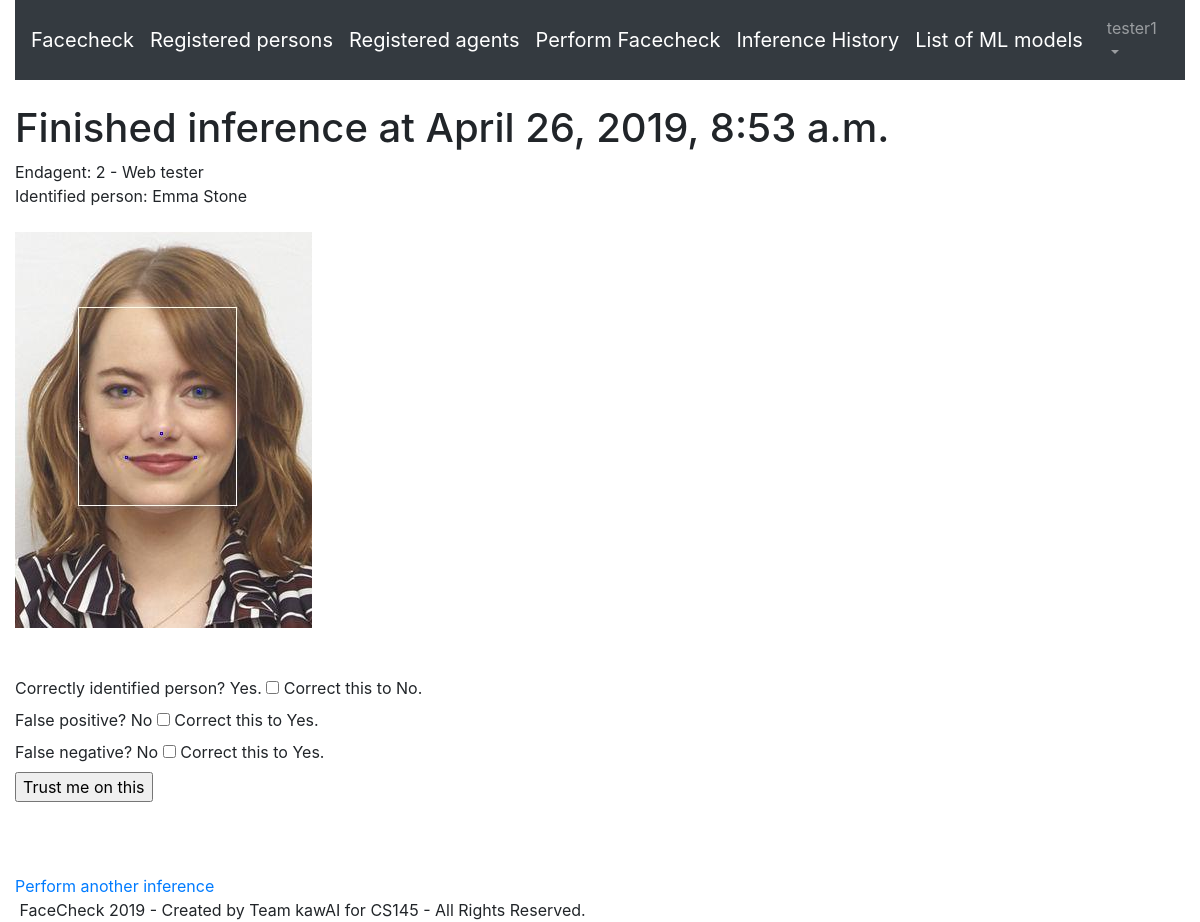
/inferences/result/17 (signed in), run on the app's committed database.
### faces/models.py (models this page shows, shortened)
class CustomUser(AbstractUser):
    def __str__(self):
        return "%i - %s"%(self.id, self.username)

class InferenceRequest(Model):
    endagent = models.ForeignKey(EndAgent, on_delete=models.CASCADE)
    person = models.ForeignKey(RegisteredPerson, on_delete=models.SET_NULL, blank=True, null=True)
    inference = models.ImageField(upload_to=infphotopath, default='defaultinference.jpg')
    timestamp = models.DateTimeField()
    face_detected = models.BooleanField('A face was detected', default=True)
    unknown_detected = models.BooleanField('An unknown face was detected', default=False)
    incorrect_identification = models.BooleanField(default=False)
    false_positive = models.BooleanField(default=False)
    false_negative = models.BooleanField(default=False)
    too_many_faces = models.BooleanField(default=False)
    l2_distance = models.FloatField("L2 distance between target face and nearest face in dataset", blank=True, null=True)

class EndAgent(Model):
    manager = models.ForeignKey(CustomUser, on_delete=models.CASCADE)
    name = models.CharField('Name of End Agent', max_length=30, blank=False)
    location = models.CharField('Location of Agent', max_length=50, blank=True)
    inf_count = models.PositiveIntegerField("Inferences performed count", default=0)
    ii_count = models.PositiveIntegerField("Incorrect identifications count", default=0)
    fp_count = models.PositiveIntegerField("False positives count", default=0)
    fn_count = models.PositiveIntegerField("False negatives count", default=0)
    def __str__(self):
        return "%i - %s"%(self.id, self.name)

class RegisteredPerson(Model):
    first_name = models.CharField('First name', max_length=40)
    last_name = models.CharField('Last name', max_length=25)
    is_enrstudent = models.BooleanField('Is an enrolled UP student', default=True)
    is_faculty = models.BooleanField('Is a faculty member', default=False)
    studentnum = models.CharField('Student/faculty number', max_length=9, null=True, blank=True)
    degreeprog = models.CharField('Degree program', max_length=50, null=True, blank=True)
    numphotos = models.PositiveIntegerField('Number of sample photos', default=0)

### faces/views.py (the view)
# urls.py: path('inferences/result/<int:pk>', views.ViewInference.as_view(), name='view_inference'),
class ViewInference(LoginRequiredMixin, DetailView):
    model = InferenceRequest
    template_name = 'inferences_detail.html'
    context_object_name = 'targetitem'

### templates/inferences_detail.html (shortened to what this page needs)
{% extends "base.html" %}
{% block content %}
<h1> Finished inference at {{targetitem.timestamp}} </h1>
Endagent: {{targetitem.endagent}} <br>
{% if targetitem.person != Null %}
Identified person: {{targetitem.person.first_name}} {{targetitem.person.last_name}}
{% elif targetitem.unknown_detected %} Unknown person
{% elif targetitem.too_many_faces %} Too many faces detected, but none identified
{% else %} No face detected. {% endif %}<br><br>
<img src="{{targetitem.inference.url}}"><br><br><br>
<form action="{% url 'correct_inference' targetitem.id %}" method="post">
Correctly identified person? {% if not targetitem.incorrect_identification %}
Yes.
<input type="checkbox" name="correction" value="5" id="5">
<label for="1"> Correct this to No.</label>
{% else %}
No
<input type="checkbox" name="correction" value="6" id="6">
<label for="2"> Correct this to Yes.</label>
{% endif %}
<br>
False positive? {% if targetitem.false_positive %}
Yes.
<input type="checkbox" name="correction" value="1" id="1">
<label for="1"> Correct this to No.</label>
{% else %}
No
<input type="checkbox" name="correction" value="2" id="2">
<label for="2"> Correct this to Yes.</label>
{% endif %}
<br>
False negative? {% if targetitem.false_negative %}
Yes.
<input type="checkbox" name="correction" value="3" id="3">
<label for="3"> Correct this to No. </label>
{% else %}
No
<input type="checkbox" name="correction" value="4" id="4">
<label for="4"> Correct this to Yes. </label>
{% endif %}
<br>
<input type="submit" value="Trust me on this">
</form>
<br><br><br>
<a href="{% url 'make_inference' %}"> Perform another inference </a>
{% endblock %}

### templates/base.html (shortened to what this page needs)
{% load static %}
<!doctype html>
<html lang="en">
  <head>
    <link rel='stylesheet' href='https://use.fontawesome.com/releases/v5.5.0/css/all.css'>
    <link rel="stylesheet" href="https://cdnjs.cloudflare.com/ajax/libs/font-awesome/4.7.0/css/font-awesome.min.css">
    <link rel="stylesheet" href="https://stackpath.bootstrapcdn.com/bootstrap/4.1.3/css/bootstrap.min.css">
  </head>
  <body>
    <div class="container-fluid">
        <header>
            <nav class="navbar navbar-expand-md navbar-dark bg-dark mb-4">
              <a class="navbar-brand" href="{% url 'home' %}">Facecheck</a>
              {% if user.is_authenticated %}
              <a class="navbar-brand" href="{% url 'list_persons' %}"> Registered persons</a>
              <a class="navbar-brand" href="{% url 'list_agents' %}"> Registered agents </a>
              <a class="navbar-brand" href="{% url 'make_inference' %}"> Perform Facecheck </a>
              <a class="navbar-brand" href="{% url 'list_inferences' %}"> Inference History </a>
              <a class="navbar-brand" href="{% url 'list_models' %}"> List of ML models </a>
              {% endif %}
              <div class="collapse navbar-collapse" id="navbarCollapse">
                {% if user.is_authenticated %}
                  <ul class="navbar-nav ml-auto">
                    <li class="nav-item">
                      <a class="nav-link dropdown-toggle" href="#" id="userMenu"\
                      data-toggle="dropdown" aria-haspopup="true" aria-expanded\
                      ="false">
                        {{ user.username }}
                      </a>
                    </li>
                  </ul>
                {% else %}
                  <form class="form-inline ml-auto">
                    <a href="{% url 'login' %}" class="btn btn-outline-secondary">
                    Log In</a>
                  </form>
                {% endif %}
              </div>
            </nav>
        </header>
        <div>
          {% block content %}
          {% endblock content %}
        </div>
        <footer class="footerdiv">
          &nbsp;FaceCheck 2019 - Created by Team kawAI for CS145 - All Rights Reserved.
        </footer>
    </div>
  </body>
</html>

### data on the page
CustomUser: username "tester1"
InferenceRequest: timestamp "April 26, 2019, 8:53 a.m.", endagent "2 - Web tester", person.first_name "Emma", person.last_name "Stone", inference (picture)
